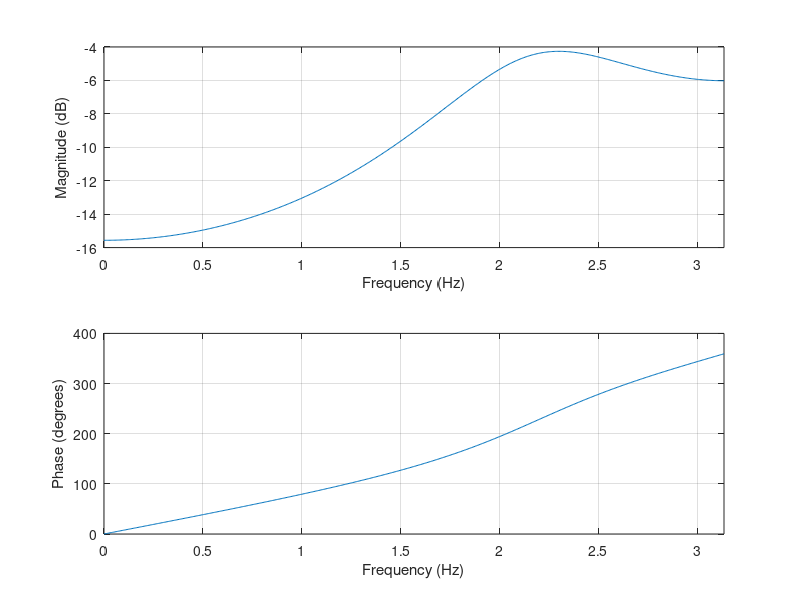

Recreate this plot in MATLAB.
pkg load control
clear all
close all
clc

num = [1]
den = [1 2 3]

% find freqency response
[h, w] = freqz(num, den)

%plot freqency response
freqz_plot(w,h)
